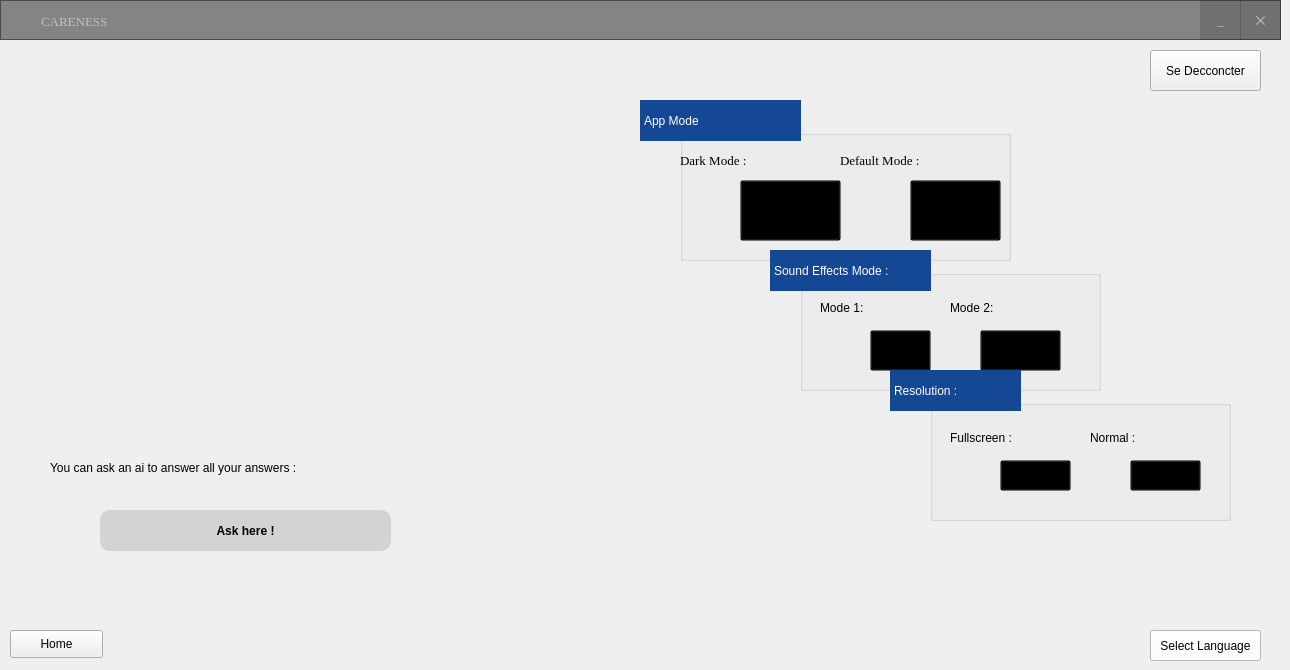
    <widget class="QWidget" name="page_17">
     <widget class="QFrame" name="frame_9">
      <property name="geometry">
       <rect>
        <x>0</x>
        <y>0</y>
        <width>1281</width>
        <height>40</height>
       </rect>
      </property>
      <property name="cursor">
       <cursorShape>ArrowCursor</cursorShape>
      </property>
      <property name="styleSheet">
       <string notr="true">QFrame{
background:rgba(0,0,0,0.45);
}

QFrame:hover{
background:rgba(0,0,0,0.50);
}

QPushButton{
color:silver;
}

QPushButton:hover{
color:white;
}</string>
      </property>
      <property name="frameShape">
       <enum>QFrame::StyledPanel</enum>
      </property>
      <property name="frameShadow">
       <enum>QFrame::Raised</enum>
      </property>
      <widget class="QLabel" name="label_73">
       <property name="geometry">
        <rect>
         <x>41</x>
         <y>11</y>
         <width>141</width>
         <height>21</height>
        </rect>
       </property>
       <property name="font">
        <font>
         <family>Times New Roman</family>
         <pointsize>10</pointsize>
         <weight>9</weight>
         <italic>false</italic>
         <bold>false</bold>
        </font>
       </property>
       <property name="styleSheet">
        <string notr="true">
color:silver;
background:transparent;</string>
       </property>
       <property name="text">
        <string>CARENESS</string>
       </property>
      </widget>
      <widget class="QLabel" name="label_74">
       <property name="geometry">
        <rect>
         <x>10</x>
         <y>0</y>
         <width>31</width>
         <height>31</height>
        </rect>
       </property>
       <property name="styleSheet">
        <string notr="true">image: url(:/new/prefix1/images/Logo.png);
background:transparent;</string>
       </property>
       <property name="text">
        <string>&lt;html&gt;&lt;head/&gt;&lt;body&gt;&lt;p&gt;&lt;br/&gt;&lt;/p&gt;&lt;/body&gt;&lt;/html&gt;</string>
       </property>
      </widget>
      <widget class="QPushButton" name="btn_close_8">
       <property name="geometry">
        <rect>
         <x>1240</x>
         <y>0</y>
         <width>41</width>
         <height>40</height>
        </rect>
       </property>
       <property name="font">
        <font>
         <family>Times New Roman</family>
         <pointsize>10</pointsize>
         <weight>9</weight>
         <italic>false</italic>
         <bold>false</bold>
        </font>
       </property>
       <property name="cursor">
        <cursorShape>PointingHandCursor</cursorShape>
       </property>
       <property name="styleSheet">
        <string notr="true">QPushButton{
background:rgba(0, 0, 0,0.15);
color:silver;

border-radius:none;
}


QPushButton:hover{
background:red;
color:white
}</string>
       </property>
       <property name="text">
        <string>✕</string>
       </property>
      </widget>
      <widget class="QPushButton" name="btn_minimize_11">
       <property name="geometry">
        <rect>
         <x>1200</x>
         <y>0</y>
         <width>41</width>
         <height>40</height>
        </rect>
       </property>
       <property name="font">
        <font>
         <family>Times New Roman</family>
         <pointsize>10</pointsize>
         <weight>9</weight>
         <italic>false</italic>
         <bold>false</bold>
         <underline>false</underline>
        </font>
       </property>
       <property name="cursor">
        <cursorShape>PointingHandCursor</cursorShape>
       </property>
       <property name="styleSheet">
        <string notr="true">QPushButton{
background:rgba(0, 0, 0,0.15);
border-radius:none;
}


QPushButton:hover{
background:rgba(0, 0, 0,0.6)
}</string>
       </property>
       <property name="text">
        <string>_</string>
       </property>
      </widget>
     </widget>
     <widget class="QPushButton" name="page_event_2">
      <property name="geometry">
       <rect>
        <x>10</x>
        <y>630</y>
        <width>93</width>
        <height>28</height>
       </rect>
      </property>
      <property name="text">
       <string>Home</string>
      </property>
      <property name="icon">
       <iconset resource="Resources.qrc">
        <normaloff>:/new/prefix1/images/fleche-petite-gauche.png</normaloff>:/new/prefix1/images/fleche-petite-gauche.png</iconset>
      </property>
     </widget>
     <widget class="QGroupBox" name="groupBox_16">
      <property name="geometry">
       <rect>
        <x>930</x>
        <y>400</y>
        <width>301</width>
        <height>121</height>
       </rect>
      </property>
      <property name="styleSheet">
       <string notr="true">QGroupBox{
color: rgb(20, 72, 149);
background-color: transparent;
}
QComboBox{
border-radius: 10px;
    border: 1px solid transparent;
	color: rgb(25, 139, 186);
}</string>
      </property>
      <property name="title">
       <string/>
      </property>
      <widget class="QPushButton" name="normalscreenb">
       <property name="geometry">
        <rect>
         <x>200</x>
         <y>60</y>
         <width>71</width>
         <height>31</height>
        </rect>
       </property>
       <property name="styleSheet">
        <string notr="true">
QPushButton{
image: url(:/new/prefix1/images/normal.png);
background-color: transparent;
border-color: transparent;
}
QPushButton:hover{

border:none;
color:white;
image: url(:/new/prefix1/images/normal1.png);
}</string>
       </property>
       <property name="text">
        <string/>
       </property>
      </widget>
      <widget class="QLabel" name="label_94">
       <property name="geometry">
        <rect>
         <x>20</x>
         <y>30</y>
         <width>101</width>
         <height>16</height>
        </rect>
       </property>
       <property name="styleSheet">
        <string notr="true">background-color: transparent;</string>
       </property>
       <property name="text">
        <string>Fullscreen :</string>
       </property>
      </widget>
      <widget class="QPushButton" name="fullscreenb">
       <property name="geometry">
        <rect>
         <x>70</x>
         <y>60</y>
         <width>71</width>
         <height>31</height>
        </rect>
       </property>
       <property name="styleSheet">
        <string notr="true">
QPushButton{
image: url(:/new/prefix1/images/fullscreen.png);
background-color: transparent;
border-color: transparent;
}
QPushButton:hover{

border:none;
color:white;
image: url(:/new/prefix1/images/fullscreen1.png);
}</string>
       </property>
       <property name="text">
        <string/>
       </property>
      </widget>
      <widget class="QLabel" name="label_95">
       <property name="geometry">
        <rect>
         <x>160</x>
         <y>30</y>
         <width>91</width>
         <height>16</height>
        </rect>
       </property>
       <property name="styleSheet">
        <string notr="true">background-color: transparent;</string>
       </property>
       <property name="text">
        <string>Normal :</string>
       </property>
      </widget>
     </widget>
     <widget class="QLabel" name="label_96">
      <property name="geometry">
       <rect>
        <x>890</x>
        <y>370</y>
        <width>131</width>
        <height>41</height>
       </rect>
      </property>
      <property name="styleSheet">
       <string notr="true">QLabel{
    border: 1px solid transparent ;	
	color: rgb(255, 255, 255);
	font: 75 12pt &quot;Times New Roman&quot;;
	background-color: rgb(20, 72, 149);
}</string>
      </property>
      <property name="text">
       <string>Resolution :</string>
      </property>
     </widget>
     <widget class="QGroupBox" name="groupBox_18">
      <property name="geometry">
       <rect>
        <x>680</x>
        <y>130</y>
        <width>331</width>
        <height>131</height>
       </rect>
      </property>
      <property name="styleSheet">
       <string notr="true">QGroupBox{
color: rgb(20, 72, 149);
background-color: transparent;
}
QComboBox{
border-radius: 10px;
    border: 1px solid transparent;
	color: rgb(25, 139, 186);
}</string>
      </property>
      <property name="title">
       <string/>
      </property>
      <widget class="QLabel" name="label_75">
       <property name="geometry">
        <rect>
         <x>0</x>
         <y>0</y>
         <width>101</width>
         <height>61</height>
        </rect>
       </property>
       <property name="font">
        <font>
         <family>Times New Roman</family>
         <pointsize>10</pointsize>
         <weight>9</weight>
         <italic>false</italic>
         <bold>false</bold>
        </font>
       </property>
       <property name="styleSheet">
        <string notr="true">background-color: transparent;</string>
       </property>
       <property name="text">
        <string>Dark Mode :</string>
       </property>
      </widget>
      <widget class="QLabel" name="label_89">
       <property name="geometry">
        <rect>
         <x>160</x>
         <y>0</y>
         <width>101</width>
         <height>61</height>
        </rect>
       </property>
       <property name="font">
        <font>
         <family>Times New Roman</family>
         <pointsize>10</pointsize>
         <weight>9</weight>
         <italic>false</italic>
         <bold>false</bold>
        </font>
       </property>
       <property name="styleSheet">
        <string notr="true">background-color: transparent;</string>
       </property>
       <property name="text">
        <string>Default Mode :</string>
       </property>
      </widget>
      <widget class="QPushButton" name="defaultmode">
       <property name="geometry">
        <rect>
         <x>230</x>
         <y>50</y>
         <width>91</width>
         <height>61</height>
        </rect>
       </property>
       <property name="styleSheet">
        <string notr="true">
QPushButton{
image: url(:/new/prefix1/images/day-mode.png);
background-color: transparent;
border-color: transparent;
}
QPushButton:hover{

border:none;
color:white;
image: url(:/new/prefix1/images/day-mode1.png);
}</string>
       </property>
       <property name="text">
        <string/>
       </property>
      </widget>
      <widget class="QPushButton" name="darkmode">
       <property name="geometry">
        <rect>
         <x>60</x>
         <y>50</y>
         <width>101</width>
         <height>61</height>
        </rect>
       </property>
       <property name="styleSheet">
        <string notr="true">QPushButton{
image: url(:/new/prefix1/images/night-mode.png);
background-color: transparent;
border-color: transparent;}
QPushButton:hover{

border:none;
color:white;
image: url(:/new/prefix1/images/night-mode1.png);
}</string>
       </property>
       <property name="text">
        <string/>
       </property>
      </widget>
     </widget>
     <widget class="QLabel" name="label_98">
      <property name="geometry">
       <rect>
        <x>640</x>
        <y>100</y>
        <width>161</width>
        <height>41</height>
       </rect>
      </property>
      <property name="styleSheet">
       <string notr="true">QLabel{
    border: 1px solid transparent ;	
	color: rgb(255, 255, 255);
	font: 75 12pt &quot;Times New Roman&quot;;
	background-color: rgb(20, 72, 149);
}</string>
      </property>
      <property name="text">
       <string>App Mode</string>
      </property>
     </widget>
     <widget class="QPushButton" name="deconnection">
      <property name="geometry">
       <rect>
        <x>1150</x>
        <y>50</y>
        <width>111</width>
        <height>41</height>
       </rect>
      </property>
      <property name="text">
       <string>Se Decconcter</string>
      </property>
      <property name="icon">
       <iconset resource="Resources.qrc">
        <normaloff>:/new/prefix1/images/logout2.png</normaloff>:/new/prefix1/images/logout2.png</iconset>
      </property>
     </widget>
     <widget class="QLabel" name="bienvenu">
      <property name="geometry">
       <rect>
        <x>740</x>
        <y>-40</y>
        <width>141</width>
        <height>141</height>
       </rect>
      </property>
      <property name="styleSheet">
       <string notr="true">background-color:transparent;
image: url(:/new/prefix1/images/Logo.png);
</string>
      </property>
      <property name="text">
       <string/>
      </property>
     </widget>
     <widget class="QLabel" name="label_97">
      <property name="geometry">
       <rect>
        <x>770</x>
        <y>250</y>
        <width>161</width>
        <height>41</height>
       </rect>
      </property>
      <property name="styleSheet">
       <string notr="true">QLabel{
    border: 1px solid transparent ;	
	color: rgb(255, 255, 255);
	font: 75 12pt &quot;Times New Roman&quot;;
	background-color: rgb(20, 72, 149);
}</string>
      </property>
      <property name="text">
       <string>Sound Effects Mode :</string>
      </property>
     </widget>
     <widget class="QGroupBox" name="groupBox_17">
      <property name="geometry">
       <rect>
        <x>800</x>
        <y>270</y>
        <width>301</width>
        <height>121</height>
       </rect>
      </property>
      <property name="styleSheet">
       <string notr="true">QGroupBox{
color: rgb(20, 72, 149);
background-color: transparent;
}
QComboBox{
border-radius: 10px;
    border: 1px solid transparent;
	color: rgb(25, 139, 186);
}</string>
      </property>
      <property name="title">
       <string/>
      </property>
      <widget class="QLabel" name="label_92">
       <property name="geometry">
        <rect>
         <x>150</x>
         <y>30</y>
         <width>71</width>
         <height>16</height>
        </rect>
       </property>
       <property name="styleSheet">
        <string notr="true">background-color: transparent;</string>
       </property>
       <property name="text">
        <string>Mode 2:</string>
       </property>
      </widget>
      <widget class="QPushButton" name="mode1s">
       <property name="geometry">
        <rect>
         <x>70</x>
         <y>60</y>
         <width>61</width>
         <height>41</height>
        </rect>
       </property>
       <property name="styleSheet">
        <string notr="true">

QPushButton{
image: url(:/new/prefix1/images/soundim1.png);
background-color: transparent;
border-color: transparent;
}
QPushButton:hover{

border:none;
color:white;
image: url(:/new/prefix1/images/soundim11.png);
}</string>
       </property>
       <property name="text">
        <string/>
       </property>
      </widget>
      <widget class="QPushButton" name="mode2s">
       <property name="geometry">
        <rect>
         <x>180</x>
         <y>60</y>
         <width>81</width>
         <height>41</height>
        </rect>
       </property>
       <property name="styleSheet">
        <string notr="true">

QPushButton{
image: url(:/new/prefix1/images/soundim2.png);
background-color: transparent;
border-color: transparent;
}
QPushButton:hover{

border:none;
color:white;
image: url(:/new/prefix1/images/soundim21.png);
}</string>
       </property>
       <property name="text">
        <string/>
       </property>
      </widget>
      <widget class="QLabel" name="label_91">
       <property name="geometry">
        <rect>
         <x>20</x>
         <y>30</y>
         <width>71</width>
         <height>16</height>
        </rect>
       </property>
       <property name="styleSheet">
        <string notr="true">background-color: transparent;</string>
       </property>
       <property name="text">
        <string>Mode 1:</string>
       </property>
      </widget>
     </widget>
     <widget class="QPushButton" name="pushButton_20">
      <property name="geometry">
       <rect>
        <x>1150</x>
        <y>630</y>
        <width>111</width>
        <height>31</height>
       </rect>
      </property>
      <property name="styleSheet">
       <string notr="true">background-color: rgb(255, 255, 255);</string>
      </property>
      <property name="text">
       <string>Select Language</string>
      </property>
     </widget>
     <widget class="QFrame" name="frame_16">
      <property name="geometry">
       <rect>
        <x>40</x>
        <y>130</y>
        <width>411</width>
        <height>301</height>
       </rect>
      </property>
      <property name="styleSheet">
       <string notr="true">background-color: transparent;</string>
      </property>
      <property name="frameShape">
       <enum>QFrame::StyledPanel</enum>
      </property>
      <property name="frameShadow">
       <enum>QFrame::Raised</enum>
      </property>
     </widget>
     <widget class="QPushButton" name="pushButton_33">
      <property name="geometry">
       <rect>
        <x>100</x>
        <y>510</y>
        <width>291</width>
        <height>41</height>
       </rect>
      </property>
      <property name="styleSheet">
       <string notr="true">QPushButton{
    background-color: lightgrey;
    color: rgb(0, 0, 0);
    border: rgba(0, 0, 0, .175)solid 3px;
    width: 70%;
    border-radius: 10px;
    box-shadow: 10px inset whitesmoke;
    padding:inherit; 
    font-size: 12px;
    font-family: Arial, Helvetica, sans-serif;
    font-weight:bold;
    text-align: center ;
    line-height: 5ex;   }
QPushButton::hover{background-color:#00aaff;}
QPushButton::pressed{background-color:lime;}</string>
      </property>
      <property name="text">
       <string>Ask here !</string>
      </property>
     </widget>
     <widget class="QLabel" name="label_99">
      <property name="geometry">
       <rect>
        <x>50</x>
        <y>460</y>
        <width>281</width>
        <height>16</height>
       </rect>
      </property>
      <property name="styleSheet">
       <string notr="true">background-color: transparent;</string>
      </property>
      <property name="text">
       <string>You can ask an ai to answer all your answers :</string>
      </property>
     </widget>
     <zorder>bienvenu</zorder>
     <zorder>frame_9</zorder>
     <zorder>page_event_2</zorder>
     <zorder>groupBox_16</zorder>
     <zorder>groupBox_18</zorder>
     <zorder>deconnection</zorder>
     <zorder>groupBox_17</zorder>
     <zorder>label_96</zorder>
     <zorder>pushButton_20</zorder>
     <zorder>frame_16</zorder>
     <zorder>label_98</zorder>
     <zorder>label_97</zorder>
     <zorder>pushButton_33</zorder>
     <zorder>label_99</zorder>
    </widget>
